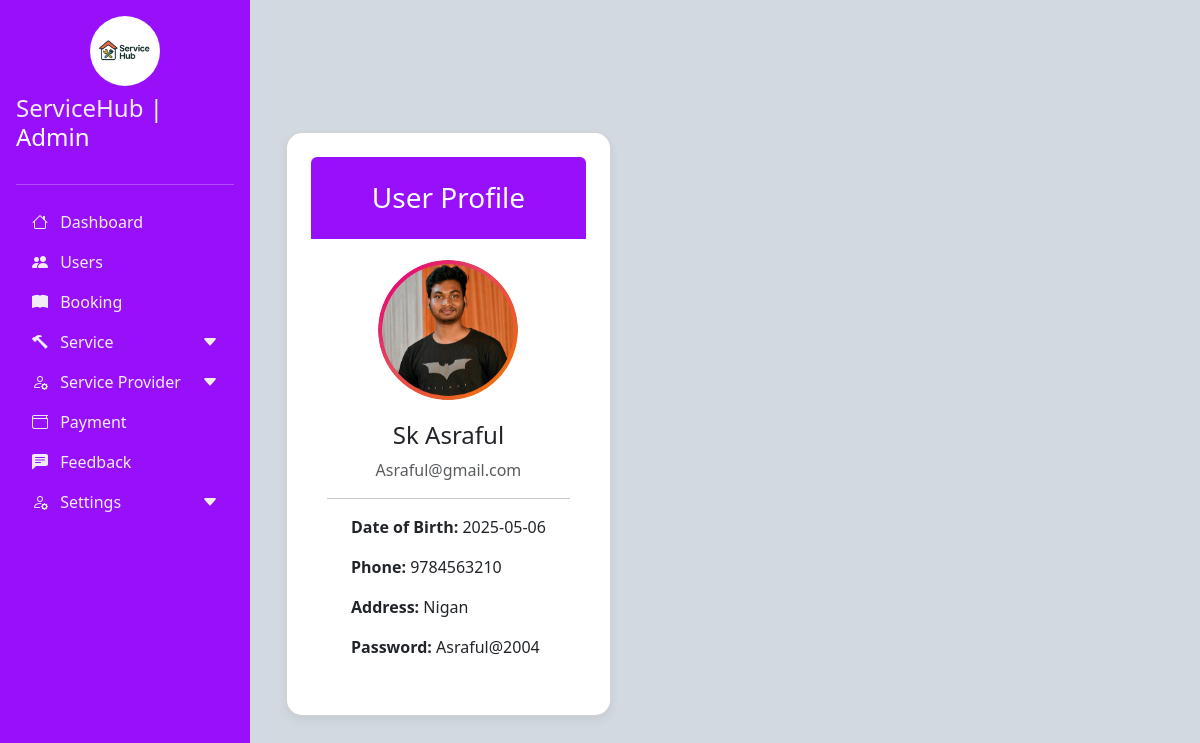
Page /Admin/userview.php?id=9 (signed in) on the committed database.
### tables this page shows
CREATE TABLE `users` (
  `user_id` int(11) NOT NULL,
  `name` varchar(50) NOT NULL,
  `dob` date NOT NULL,
  `email` varchar(50) NOT NULL,
  `password` varchar(30) NOT NULL,
  `phone` varchar(15) NOT NULL,
  `address` text NOT NULL,
  `image` text NOT NULL,
  `created_at` timestamp NOT NULL DEFAULT current_timestamp(),
  `updated_at` timestamp NOT NULL DEFAULT current_timestamp()
);

### Admin/userview.php (the view, shortened to what this page needs)
<!DOCTYPE html>
<html lang="en">
<head>
    <link href="https://cdn.jsdelivr.net/npm/bootstrap@5.3.0/dist/css/bootstrap.min.css" rel="stylesheet">
    <link rel="stylesheet" href="https://cdn.jsdelivr.net/npm/bootstrap-icons@1.10.0/font/bootstrap-icons.css">
    <link rel="stylesheet" href="custom.css">
</head>
<body>
<?php
include_once "connection.php";
$res = mysqli_query($con, "select * from users where user_id='".$_GET['id']."'");
$row = mysqli_fetch_assoc($res);
?>
<div class="d-flex">
    <?php include_once "sidenav.php"; ?>
    <div class="main-content p-4" id="mainContent">
        <div class="container-fluid d-flex justify-content-center align-items-center" style="min-height: 100vh;">
            <div class="card profile-card p-4 text-center w-100" style="max-width: 600px;">
                <div class="bg text-white p-4 rounded-top">
                <h3 class="mb-0">User Profile</h3>
                </div>
            <img src="\ServiceHub\Homepage\assets\images\<?php echo $row['image']?>" alt="Profile Picture" class="profile-img mx-auto mt-3">
                <div class="card-body">
                    <h4 class="card-title"><?php echo $row['name']; ?></h4>
                    <p class="text-muted"><?php echo $row['email']; ?></p>
                    <hr>
                    <div class="text-start px-2 px-md-4">
                        <p><strong>Date of Birth:</strong> <?php echo $row['dob']; ?></p>
                        <p><strong>Phone:</strong> <?php echo $row['phone']; ?></p>
                        <p><strong>Address:</strong> <?php echo $row['address']; ?></p>
                        <p><strong>Password:</strong> <?php echo $row['password']; ?></p>
                    </div>
                </div>
            </div>
        </div>
    </div>
</div>
</body>
</html>

### Admin/custom.css (style rules this page uses)
body { overflow-x: hidden; background-color: rgb(210, 217, 224); }
.main-content { margin-left: 250px; transition: all 0.3s; }
.bg { background-color: #9b43da; }

### Admin/userview.php (style rules this page uses)
.profile-card { max-width: 600px; margin: auto; border-radius: 1rem; box-shadow: 0 4px 8px rgba(88, 86, 86, 0.1); }
.profile-img { width: 150px; height: 150px; object-fit: cover; border-radius: 50%; margin-top: -75px; border: 5px solid white; }
.bg { background-color:#9810FA; }

### rows in the picture
users: image (picture), name "Sk Asraful", email "Asraful@gmail.com", dob "2025-05-06", phone "9784563210", address "Nigan", password "Asraful@2004"
